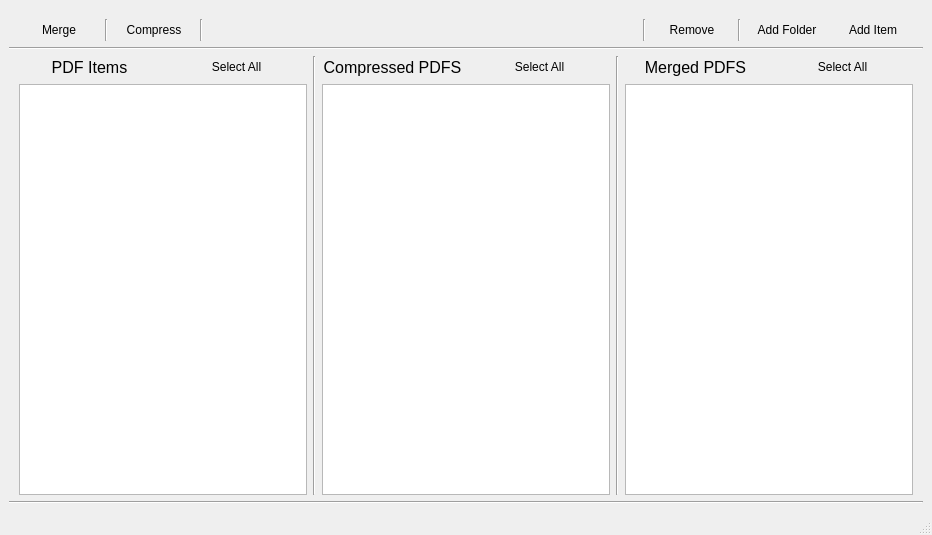
<?xml version="1.0" encoding="UTF-8"?>
<ui version="4.0">
 <class>MainWindow</class>
 <widget class="QMainWindow" name="MainWindow">
  <property name="geometry">
   <rect>
    <x>0</x>
    <y>0</y>
    <width>932</width>
    <height>535</height>
   </rect>
  </property>
  <property name="sizePolicy">
   <sizepolicy hsizetype="Preferred" vsizetype="Preferred">
    <horstretch>1</horstretch>
    <verstretch>1</verstretch>
   </sizepolicy>
  </property>
  <property name="font">
   <font>
    <stylestrategy>PreferAntialias</stylestrategy>
   </font>
  </property>
  <property name="windowTitle">
   <string>PdfMerger</string>
  </property>
  <property name="windowIcon">
   <iconset>
    <normaloff>../../../../../../../.designer/backup/resources/icon.png</normaloff>
    <normalon>../../../../../../../.designer/resources/icon.png</normalon>../../../../../../../.designer/backup/resources/icon.png</iconset>
  </property>
  <property name="styleSheet">
   <string notr="true"/>
  </property>
  <widget class="QWidget" name="centralwidget">
   <property name="styleSheet">
    <string notr="true"/>
   </property>
   <layout class="QVBoxLayout" name="verticalLayout">
    <item>
     <layout class="QHBoxLayout" name="horizontalLayout">
      <property name="leftMargin">
       <number>10</number>
      </property>
      <property name="topMargin">
       <number>10</number>
      </property>
      <property name="rightMargin">
       <number>10</number>
      </property>
      <item>
       <widget class="QPushButton" name="mergeSelectedButton">
        <property name="text">
         <string>Merge</string>
        </property>
        <property name="flat">
         <bool>true</bool>
        </property>
       </widget>
      </item>
      <item>
       <widget class="Line" name="line_4">
        <property name="orientation">
         <enum>Qt::Vertical</enum>
        </property>
       </widget>
      </item>
      <item>
       <widget class="QPushButton" name="compressSelectedButton">
        <property name="text">
         <string>Compress</string>
        </property>
        <property name="flat">
         <bool>true</bool>
        </property>
       </widget>
      </item>
      <item>
       <widget class="Line" name="line_5">
        <property name="orientation">
         <enum>Qt::Vertical</enum>
        </property>
       </widget>
      </item>
      <item>
       <spacer name="horizontalSpacer">
        <property name="orientation">
         <enum>Qt::Horizontal</enum>
        </property>
        <property name="sizeType">
         <enum>QSizePolicy::MinimumExpanding</enum>
        </property>
        <property name="sizeHint" stdset="0">
         <size>
          <width>100</width>
          <height>20</height>
         </size>
        </property>
       </spacer>
      </item>
      <item>
       <widget class="Line" name="line_6">
        <property name="orientation">
         <enum>Qt::Vertical</enum>
        </property>
       </widget>
      </item>
      <item>
       <widget class="QPushButton" name="removeButton">
        <property name="text">
         <string>Remove</string>
        </property>
        <property name="flat">
         <bool>true</bool>
        </property>
       </widget>
      </item>
      <item>
       <widget class="Line" name="line_3">
        <property name="orientation">
         <enum>Qt::Vertical</enum>
        </property>
       </widget>
      </item>
      <item>
       <widget class="QPushButton" name="addFolderButton">
        <property name="text">
         <string>Add Folder</string>
        </property>
        <property name="flat">
         <bool>true</bool>
        </property>
       </widget>
      </item>
      <item>
       <widget class="QPushButton" name="addItemButton">
        <property name="text">
         <string>Add Item</string>
        </property>
        <property name="flat">
         <bool>true</bool>
        </property>
       </widget>
      </item>
     </layout>
    </item>
    <item>
     <widget class="Line" name="line_2">
      <property name="orientation">
       <enum>Qt::Horizontal</enum>
      </property>
     </widget>
    </item>
    <item>
     <layout class="QHBoxLayout" name="horizontalLayout_5">
      <property name="sizeConstraint">
       <enum>QLayout::SetMaximumSize</enum>
      </property>
      <property name="leftMargin">
       <number>10</number>
      </property>
      <property name="rightMargin">
       <number>10</number>
      </property>
      <item>
       <layout class="QVBoxLayout" name="pdfItemsLayout">
        <item>
         <layout class="QHBoxLayout" name="horizontalLayout_2">
          <item>
           <widget class="QLabel" name="label">
            <property name="font">
             <font>
              <pointsize>12</pointsize>
              <stylestrategy>PreferAntialias</stylestrategy>
             </font>
            </property>
            <property name="layoutDirection">
             <enum>Qt::LeftToRight</enum>
            </property>
            <property name="text">
             <string>PDF Items</string>
            </property>
            <property name="alignment">
             <set>Qt::AlignCenter</set>
            </property>
           </widget>
          </item>
          <item>
           <widget class="QPushButton" name="pdfListViewToggleSelection">
            <property name="text">
             <string>Select All</string>
            </property>
            <property name="flat">
             <bool>true</bool>
            </property>
           </widget>
          </item>
         </layout>
        </item>
        <item>
         <widget class="QListWidget" name="pdfListView">
          <property name="font">
           <font>
            <pointsize>12</pointsize>
            <stylestrategy>PreferAntialias</stylestrategy>
           </font>
          </property>
          <property name="acceptDrops">
           <bool>true</bool>
          </property>
          <property name="dragEnabled">
           <bool>true</bool>
          </property>
          <property name="dragDropOverwriteMode">
           <bool>true</bool>
          </property>
          <property name="dragDropMode">
           <enum>QAbstractItemView::InternalMove</enum>
          </property>
          <property name="defaultDropAction">
           <enum>Qt::MoveAction</enum>
          </property>
          <property name="alternatingRowColors">
           <bool>true</bool>
          </property>
          <property name="selectionMode">
           <enum>QAbstractItemView::ExtendedSelection</enum>
          </property>
         </widget>
        </item>
       </layout>
      </item>
      <item>
       <widget class="Line" name="line_7">
        <property name="orientation">
         <enum>Qt::Vertical</enum>
        </property>
       </widget>
      </item>
      <item>
       <layout class="QVBoxLayout" name="compressedItemsLayout">
        <item>
         <layout class="QHBoxLayout" name="horizontalLayout_3">
          <item>
           <widget class="QLabel" name="label_2">
            <property name="font">
             <font>
              <pointsize>12</pointsize>
              <stylestrategy>PreferAntialias</stylestrategy>
             </font>
            </property>
            <property name="layoutDirection">
             <enum>Qt::LeftToRight</enum>
            </property>
            <property name="text">
             <string>Compressed PDFS</string>
            </property>
            <property name="alignment">
             <set>Qt::AlignCenter</set>
            </property>
           </widget>
          </item>
          <item>
           <widget class="QPushButton" name="compressedListViewToggleSelection">
            <property name="text">
             <string>Select All</string>
            </property>
            <property name="flat">
             <bool>true</bool>
            </property>
           </widget>
          </item>
         </layout>
        </item>
        <item>
         <widget class="QListWidget" name="compressedListView">
          <property name="font">
           <font>
            <pointsize>12</pointsize>
            <stylestrategy>PreferAntialias</stylestrategy>
           </font>
          </property>
          <property name="dragDropMode">
           <enum>QAbstractItemView::InternalMove</enum>
          </property>
          <property name="defaultDropAction">
           <enum>Qt::MoveAction</enum>
          </property>
          <property name="alternatingRowColors">
           <bool>true</bool>
          </property>
          <property name="selectionMode">
           <enum>QAbstractItemView::ExtendedSelection</enum>
          </property>
         </widget>
        </item>
       </layout>
      </item>
      <item>
       <widget class="Line" name="line_8">
        <property name="orientation">
         <enum>Qt::Vertical</enum>
        </property>
       </widget>
      </item>
      <item>
       <layout class="QVBoxLayout" name="mergedPDFLayout">
        <item>
         <layout class="QHBoxLayout" name="horizontalLayout_4">
          <item>
           <widget class="QLabel" name="label_3">
            <property name="font">
             <font>
              <pointsize>12</pointsize>
              <stylestrategy>PreferAntialias</stylestrategy>
             </font>
            </property>
            <property name="layoutDirection">
             <enum>Qt::LeftToRight</enum>
            </property>
            <property name="text">
             <string>Merged PDFS</string>
            </property>
            <property name="alignment">
             <set>Qt::AlignCenter</set>
            </property>
           </widget>
          </item>
          <item>
           <widget class="QPushButton" name="mergedListViewToggleSelection">
            <property name="text">
             <string>Select All</string>
            </property>
            <property name="flat">
             <bool>true</bool>
            </property>
           </widget>
          </item>
         </layout>
        </item>
        <item>
         <widget class="QListWidget" name="mergedListView">
          <property name="font">
           <font>
            <pointsize>12</pointsize>
            <stylestrategy>PreferAntialias</stylestrategy>
           </font>
          </property>
          <property name="dragDropMode">
           <enum>QAbstractItemView::InternalMove</enum>
          </property>
          <property name="defaultDropAction">
           <enum>Qt::MoveAction</enum>
          </property>
          <property name="alternatingRowColors">
           <bool>true</bool>
          </property>
          <property name="selectionMode">
           <enum>QAbstractItemView::ExtendedSelection</enum>
          </property>
         </widget>
        </item>
       </layout>
      </item>
     </layout>
    </item>
    <item>
     <widget class="Line" name="line_13">
      <property name="orientation">
       <enum>Qt::Horizontal</enum>
      </property>
     </widget>
    </item>
   </layout>
  </widget>
  <widget class="QMenuBar" name="menubar">
   <property name="geometry">
    <rect>
     <x>0</x>
     <y>0</y>
     <width>932</width>
     <height>22</height>
    </rect>
   </property>
  </widget>
  <widget class="QStatusBar" name="statusbar"/>
  <action name="actionOpen">
   <property name="text">
    <string>Open</string>
   </property>
  </action>
  <action name="actionMerge">
   <property name="text">
    <string>Merge</string>
   </property>
  </action>
  <action name="actionMergeSelected">
   <property name="text">
    <string>Merge</string>
   </property>
  </action>
  <action name="actionMergeAll">
   <property name="text">
    <string>Merge All</string>
   </property>
  </action>
  <action name="actionCompressSelected">
   <property name="text">
    <string>Compress</string>
   </property>
  </action>
  <action name="actionCompressAll">
   <property name="text">
    <string>Compress All</string>
   </property>
  </action>
  <action name="actionRemoveSelected">
   <property name="text">
    <string>Remove</string>
   </property>
  </action>
  <action name="actionRemoveAll">
   <property name="text">
    <string>Remove All</string>
   </property>
  </action>
  <action name="actionOpenFolder">
   <property name="text">
    <string>Open Folder</string>
   </property>
  </action>
 </widget>
 <resources/>
 <connections/>
</ui>
